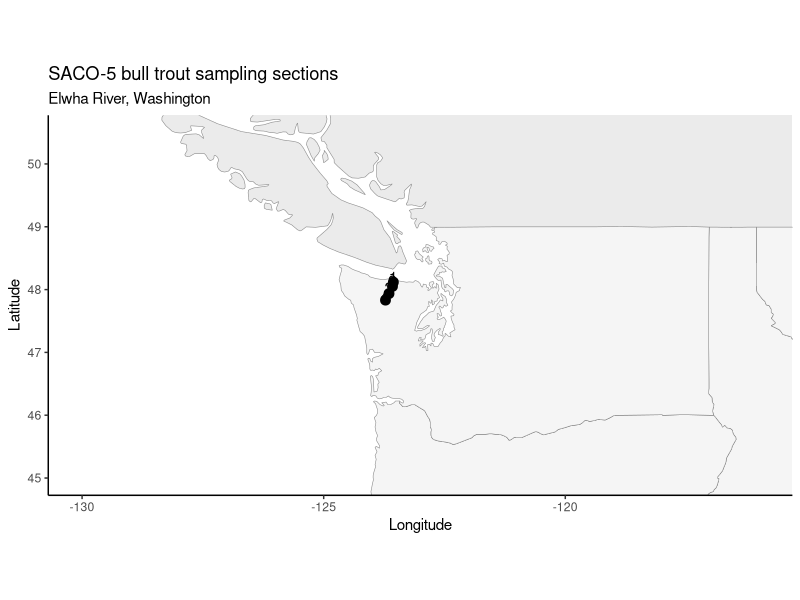
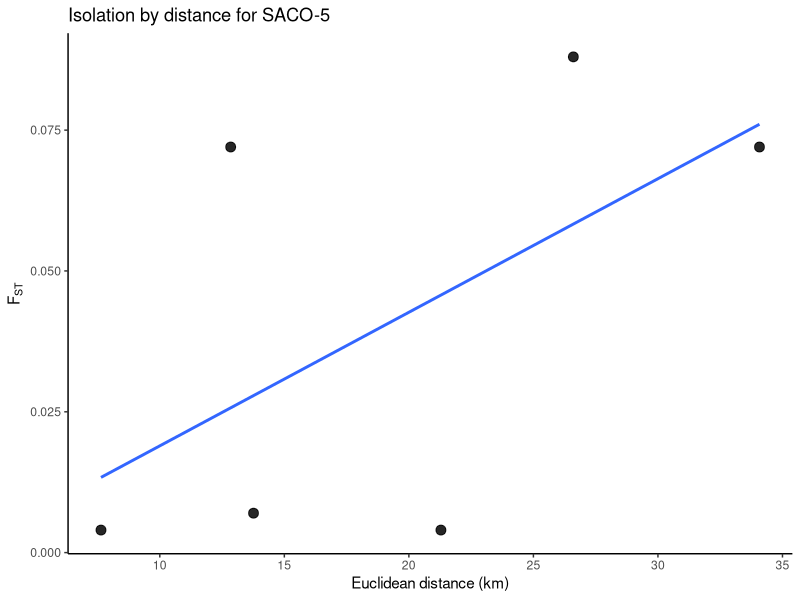

The R script that drew these images, in order: (Note: this script raises an error after producing the figures.)
# ============================================================
# SACO-5
# Salvelinus confluentus (bull trout)
# DeHaan et al. 2011. Northwest Science 85:463-475.
#
# Objective 2 workflow:
#   1) build pairwise FST matrix from published Table 4
#   2) build best-available site coordinates for Elwha River sections
#   3) plot sampling sites with U.S. + Canada context
#   4) plot IBD
#   5) save SACO-5.RData in /data subfolder
#
# NOTE:
# This paper does not provide a raw genotype table in the article.
# Pairwise FST values below were transcribed directly from Table 4.
# Coordinates are best-available approximate centroids for the four
# Elwha River sections shown in Figure 1 and described in the text:
#   lower = below Elwha Dam
#   middle = between Elwha Dam and Glines Canyon Dam
#   upper = above Glines Canyon Dam to ~rkm 44
#   headwaters = ~rkm 58-65, upstream of Carlson Canyon
#
# Coordinate rationale:
#   - river mouth from USGS near-mouth station
#   - Elwha Dam is ~4.9 miles upstream from the mouth
#   - Glines Canyon Dam is at river kilometer 21.6
#   - Carlson Canyon is ~33 miles upstream from the mouth
#   - section centroids were tightened against Figure 1 in the paper
#
# These XYs are appropriate for broad-scale Objective 2 IBD work,
# but they should still be treated as approximations rather than
# exact capture coordinates.
# ============================================================

rm(list = ls())

# -----------------------------
# packages
# -----------------------------
libs <- c("ggplot2", "dplyr", "maps", "geosphere")

for (p in libs) {
  if (!requireNamespace(p, quietly = TRUE)) {
    stop("Package not installed: ", p)
  }
}

library(ggplot2)
library(dplyr)
library(maps)
library(geosphere)

# -----------------------------
# paths
# -----------------------------
base_dir <- "/Users/johnmccall/Library/CloudStorage/OneDrive-TheOhioStateUniversity/Spring_2026/Landgen_DGS/DGS-Patterns-of-Fish-Diversity/DGS-Patterns-of-Fish-Diversity/Objective 2/Data"
study_dir <- file.path(base_dir, "SACO-5")
data_dir  <- file.path(study_dir, "data")
dir.create(data_dir, recursive = TRUE, showWarnings = FALSE)

# -----------------------------
# 1) site coordinates
# best-available approximate centroids for the four Elwha sections
# ordered downstream -> upstream to match Table 4 interpretation
# -----------------------------
SACO_5_coords <- data.frame(
  site = as.character(1:4),
  site_name = c(
    "Lower Elwha",
    "Middle Elwha",
    "Upper Elwha",
    "Elwha Headwaters"
  ),
  lat = c(
    48.1180,  # below Elwha Dam
    48.0505,  # between Elwha Dam and Glines Canyon Dam
    47.9365,  # above Glines Canyon Dam to ~rkm 44
    47.8320   # ~rkm 58-65, upstream of Carlson Canyon
  ),
  lon = c(
    -123.5580,
    -123.5765,
    -123.6480,
    -123.7210
  ),
  stringsAsFactors = FALSE
)

# -----------------------------
# 2) pairwise FST matrix
# transcribed from Table 4 in DeHaan et al. 2011
# lower triangle values:
#   headwaters-lower  = 0.072
#   headwaters-middle = 0.088
#   headwaters-upper  = 0.072
#   lower-middle      = 0.004
#   lower-upper       = 0.004
#   middle-upper      = 0.007
# negative values are set to 0 by workflow rule
# -----------------------------
SACO_5_fst <- matrix(0, nrow = 4, ncol = 4)
rownames(SACO_5_fst) <- colnames(SACO_5_fst) <- SACO_5_coords$site

SACO_5_fst["1", "2"] <- 0.004
SACO_5_fst["1", "3"] <- 0.004
SACO_5_fst["1", "4"] <- 0.072
SACO_5_fst["2", "3"] <- 0.007
SACO_5_fst["2", "4"] <- 0.088
SACO_5_fst["3", "4"] <- 0.072

SACO_5_fst[lower.tri(SACO_5_fst)] <- t(SACO_5_fst)[lower.tri(SACO_5_fst)]
diag(SACO_5_fst) <- 0
SACO_5_fst[SACO_5_fst < 0] <- 0

# -----------------------------
# 3) geographic distance matrix
# Euclidean / great-circle distance in km
# -----------------------------
geo_dist_m <- geosphere::distm(
  x = SACO_5_coords[, c("lon", "lat")],
  fun = geosphere::distHaversine
)
geo_dist_km <- geo_dist_m / 1000
rownames(geo_dist_km) <- colnames(geo_dist_km) <- SACO_5_coords$site

# -----------------------------
# 4) pairwise dataframe for IBD
# -----------------------------
ibd_df <- data.frame(
  site1   = rownames(SACO_5_fst)[row(SACO_5_fst)[upper.tri(SACO_5_fst)]],
  site2   = colnames(SACO_5_fst)[col(SACO_5_fst)[upper.tri(SACO_5_fst)]],
  fst     = SACO_5_fst[upper.tri(SACO_5_fst)],
  dist_km = geo_dist_km[upper.tri(geo_dist_km)]
) %>%
  left_join(
    SACO_5_coords %>% select(site, site1_name = site_name),
    by = c("site1" = "site")
  ) %>%
  left_join(
    SACO_5_coords %>% select(site, site2_name = site_name),
    by = c("site2" = "site")
  )

# -----------------------------
# 5) map of sites
# -----------------------------
us_map <- map_data("state")
can_map <- map_data("world") %>%
  filter(region == "Canada")

p_map <- ggplot() +
  geom_polygon(
    data = can_map,
    aes(x = long, y = lat, group = group),
    fill = "grey92",
    color = "grey55",
    linewidth = 0.2
  ) +
  geom_polygon(
    data = us_map,
    aes(x = long, y = lat, group = group),
    fill = "grey96",
    color = "grey55",
    linewidth = 0.2
  ) +
  geom_point(
    data = SACO_5_coords,
    aes(x = lon, y = lat),
    size = 3
  ) +
  geom_text(
    data = SACO_5_coords,
    aes(x = lon, y = lat, label = site),
    nudge_y = 0.08,
    size = 4
  ) +
  coord_fixed(1.3, xlim = c(-130, -116), ylim = c(45, 50.5)) +
  theme_classic() +
  labs(
    x = "Longitude",
    y = "Latitude",
    title = "SACO-5 bull trout sampling sections",
    subtitle = "Elwha River, Washington"
  )

# -----------------------------
# 6) IBD plot
# -----------------------------
p_ibd <- ggplot(ibd_df, aes(x = dist_km, y = fst)) +
  geom_point(size = 3, alpha = 0.85) +
  geom_smooth(method = "lm", se = FALSE) +
  theme_classic() +
  labs(
    x = "Euclidean distance (km)",
    y = expression(F[ST]),
    title = "Isolation by distance for SACO-5"
  )

print(p_map)
print(p_ibd)

# -----------------------------
# 7) save outputs
# -----------------------------
SACO_5_coords <- SACO_5_coords[, -2] # remove unecssary cols 

# export fst and xys
save(
  SACO_5_coords,
  SACO_5_fst,
  #geo_dist_km,
  #ibd_df,
  file = file.path(data_dir, "SACO-5.RData")
)
